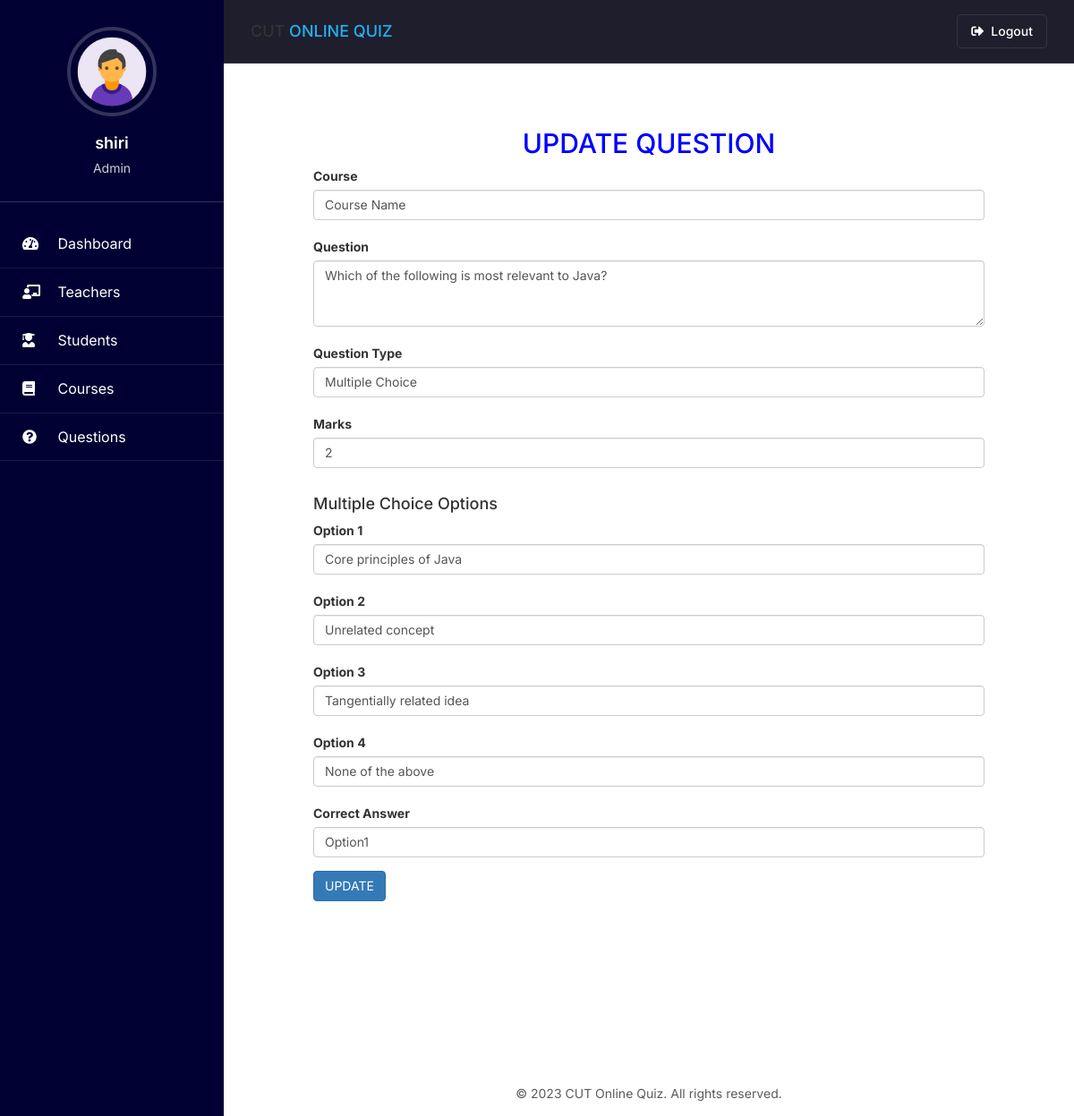
The page /update-question/1 (signed in) on the database its author committed.
### quiz/models.py (models this page shows, shortened)
class Question(models.Model):
    QUESTION_TYPE_CHOICES = (
        ('multiple_choice', 'Multiple Choice'),
        ('checkbox', 'Checkbox (Multiple Answers)'),
        ('short_answer', 'Short Answer'),
    )
    course = models.ForeignKey(Course, on_delete=models.CASCADE)
    marks = models.PositiveIntegerField()
    question = models.CharField(max_length=600)
    question_type = models.CharField(max_length=20, choices=QUESTION_TYPE_CHOICES, default='multiple_choice')
    option1 = models.CharField(max_length=200, blank=True, null=True)
    option2 = models.CharField(max_length=200, blank=True, null=True)
    option3 = models.CharField(max_length=200, blank=True, null=True)
    option4 = models.CharField(max_length=200, blank=True, null=True)
    cat = (('Option1','Option1'),('Option2','Option2'),('Option3','Option3'),('Option4','Option4'))
    answer = models.CharField(max_length=200, choices=cat, blank=True, null=True)
    multiple_answers = models.JSONField(blank=True, null=True, help_text="JSON array of correct answers for checkbox questions")
    short_answer_pattern = models.CharField(max_length=500, blank=True, null=True, help_text="Pattern or keywords for matching short answers")
    is_ai_generated = models.BooleanField(default=False)
    ai_generation_prompt = models.TextField(blank=True, null=True)

### quiz/views.py (the view, shortened to what this page needs)
# urls.py: path('update-question/<int:pk>', views.update_question_view, name='update-question'),
@login_required(login_url='adminlogin')
def update_question_view(request, pk):
    question = models.Question.objects.get(id=pk)
    questionForm = forms.QuestionForm(instance=question)
    return render(request, 'quiz/update_question.html', {'questionForm': questionForm, 'question': question})

### quiz/forms.py (shortened to what this page needs)
class QuestionForm(forms.ModelForm):
    courseID = forms.ModelChoiceField(queryset=models.Course.objects.all(), empty_label="Course Name", to_field_name="id")
    class Meta:
        model = models.Question
        fields = ['marks', 'question', 'question_type', 'option1', 'option2', 'option3', 'option4',
                  'answer', 'multiple_answers', 'short_answer_pattern']
        widgets = {
            'question': forms.Textarea(attrs={'rows': 3, 'cols': 50}),
            'short_answer_pattern': forms.Textarea(attrs={'rows': 2, 'cols': 50, 'placeholder': 'Enter keywords or patterns to match correct answers, separated by commas'}),
            'multiple_answers': forms.CheckboxSelectMultiple(choices=[
                ('Option1', 'Option 1'),
                ('Option2', 'Option 2'),
                ('Option3', 'Option 3'),
                ('Option4', 'Option 4'),
            ]),
            'question_type': forms.Select(attrs={'class': 'form-select', 'id': 'question-type-select'})
        }

### quiz/models.py (called while the page is built)
   def __str__(self):
        return self.course_name

### student/context_processors.py (called while the page is built)
def student_profile(request):
    context = {}
    if request.user.is_authenticated:
        try:
            if request.user.groups.filter(name='STUDENT').exists():
                student = Student.objects.get(user=request.user)
                context['student'] = student
        except Student.DoesNotExist:
            pass
    return context

### teacher/context_processors.py (called while the page is built)
def teacher_profile(request):
    context = {}
    if request.user.is_authenticated:
        try:
            if request.user.groups.filter(name='TEACHER').exists():
                teacher = Teacher.objects.get(user=request.user)
                context['teacher'] = teacher
        except Teacher.DoesNotExist:
            pass
    return context

### templates/quiz/update_question.html (shortened to what this page needs)
{% extends 'quiz/adminbase.html' %}
{% load widget_tweaks %}
{% block content %}
<head>
    <link rel="stylesheet" href="https://maxcdn.bootstrapcdn.com/bootstrap/3.4.1/css/bootstrap.min.css">
</head>
<h2 style="text-align:center; color:blue;">UPDATE QUESTION</h2>
<form method="POST" autocomplete="off" style="margin:100px;margin-top: 0px;">
    <div class="form-group">
        <label for="question">Course</label>
        {% render_field questionForm.courseID|attr:'required:true' class="form-control" %}
        <br>
        <label for="question">Question</label>
        {% render_field questionForm.question|attr:'required:true' class="form-control" %}
        <br>
        <label for="question_type">Question Type</label>
        {% render_field questionForm.question_type|attr:'required:true' class="form-control" id="question-type-selector" %}
        <br>
        <label for="question_number">Marks</label>
        {% render_field questionForm.marks|attr:'required:true' class="form-control" %}
        <br>
        <div id="multiple-choice-section" class="question-section">
            <h4>Multiple Choice Options</h4>
            <label for="option1">Option 1</label>
            {% render_field questionForm.option1 class="form-control" %}
            <br>
            <label for="option2">Option 2</label>
            {% render_field questionForm.option2 class="form-control" %}
            <br>
            <label for="option3">Option 3</label>
            {% render_field questionForm.option3 class="form-control" %}
            <br>
            <label for="option4">Option 4</label>
            {% render_field questionForm.option4 class="form-control" %}
            <br>
            <label for="answer">Correct Answer</label>
            {% render_field questionForm.answer class="form-control" %}
        </div>
    </div>
    <button type="submit" class="btn btn-primary">UPDATE</button>
</form>
<br><br><br>
{% endblock content %}

### templates/quiz/adminbase.html (shortened to what this page needs)
<!DOCTYPE html>
{% load static %}
<html lang="en" dir="ltr">
<head>
  <link rel="stylesheet" href="https://cdn.jsdelivr.net/npm/bootstrap@5.3.0/dist/css/bootstrap.min.css">
  <link rel="stylesheet" href="https://cdnjs.cloudflare.com/ajax/libs/font-awesome/5.15.4/css/all.min.css">
</head>
<body>
  <div class="sidebar">
    <div class="sidebar-profile">
      <img src="{% static 'image/admin.png' %}" class="profile_image" alt="Admin Profile">
      <h4>{{request.user.username}}</h4>
      <h6>Admin</h6>
    </div>
    <a href="/admin-dashboard" class="{% if request.path == '/admin-dashboard' %}active{% endif %}">
      <i class="fas fa-tachometer-alt"></i>
      <span>Dashboard</span>
    </a>
    <a href="/admin-teacher" class="{% if request.path == '/admin-teacher' %}active{% endif %}">
      <i class="fas fa-chalkboard-teacher"></i>
      <span>Teachers</span>
    </a>
    <a href="/admin-student" class="{% if request.path == '/admin-student' %}active{% endif %}">
      <i class="fas fa-user-graduate"></i>
      <span>Students</span>
    </a>
    <a href="/admin-course" class="{% if request.path == '/admin-course' %}active{% endif %}">
      <i class="fas fa-book"></i>
      <span>Courses</span>
    </a>
    <a href="/admin-question" class="{% if request.path == '/admin-question' %}active{% endif %}">
      <i class="fas fa-question-circle"></i>
      <span>Questions</span>
    </a>
    </div>
    <form action="{% url 'logout' %}" method="POST" style="display: block;">
      <button type="submit" class="sidebar-logout-btn">
        <span>Logout</span>
      </button>
    </form>
  <div class="content">
    <div class="header">
      <div class="header-left">
        <h4>CUT <span style="color: var(--primary-color);">ONLINE QUIZ</span></h4>
      </div>
      <div class="header-right">
        <form action="{% url 'logout' %}" method="POST" style="display:inline;">
          <button type="submit" class="logout-btn">
            <i class="fas fa-sign-out-alt"></i> Logout
          </button>
        </form>
      </div>
    </div>
    {% block content %}
    {% endblock content %}
    <footer class="py-4 mt-5">
      <div class="container-fluid">
        <div class="text-center">
          <p class="mb-0 text-muted">© 2023 CUT Online Quiz. All rights reserved.</p>
        </div>
      </div>
    </footer>
  </div>
</body>
</html>

### templates/quiz/adminbase.html (style rules this page uses)
:root { --primary-color: #24b0ed; --sidebar-color: #2a9d8f; --dark-bg: #151521; --darker-bg: #1e1e2d; --text-primary: #ffffff; --text-secondary: rgba(255, 255, 255, 0.7); --text-muted: rgba(255, 255, 255, 0.5); --border-color: rgba(255, 255, 255, 0.1); }
* { margin: 0; padding: 0; list-style: none; text-decoration: none; box-sizing: border-box; font-family: 'Inter', sans-serif; }
body { background-color: var(--dark-bg); color: var(--text-primary); }
.sidebar { position: fixed; width: 250px; height: 100%; background: #000033; padding: 30px 0; overflow-y: auto; transition: all 0.3s ease; z-index: 100; }
.sidebar-profile { text-align: center; padding: 0 15px 20px; border-bottom: 1px solid rgba(255, 255, 255, 0.2); margin-bottom: 20px; }
.profile_image { width: 100px; height: 100px; border-radius: 50%; object-fit: cover; margin-bottom: 10px; border: 4px solid rgba(255, 255, 255, 0.2); }
.sidebar-profile h4 { color: white; margin-bottom: 5px; font-weight: 600; font-size: 18px; }
.sidebar-profile h6 { color: rgba(255, 255, 255, 0.8); font-size: 14px; font-weight: 400; }
.sidebar a { display: block; padding: 15px 25px; border-bottom: 1px solid rgba(255, 255, 255, 0.1); color: white; font-size: 16px; position: relative; text-decoration: none; transition: all 0.3s ease; }
.sidebar a i { margin-right: 15px; min-width: 20px; }
.sidebar-logout-btn { display: block; width: 100%; text-align: left; padding: 15px 25px; border: none; border-bottom: 1px solid rgba(255, 255, 255, 0.1); background: transparent; color: white; font-size: 16px; position: relative; transition: all 0.3s ease; cursor: pointer; }
.header { display: flex; justify-content: space-between; align-items: center; padding: 15px 30px; background-color: var(--darker-bg); border-bottom: 1px solid var(--border-color); position: fixed; top: 0; right: 0; width: calc(100% - 250px); z-index: 99; transition: all 0.3s ease; }
.header-left { display: flex; align-items: center; }
.header-right { display: flex; align-items: center; }
.logout-btn { background-color: transparent; color: var(--text-primary); border: 1px solid var(--border-color); padding: 8px 15px; border-radius: 5px; font-weight: 500; transition: all 0.3s ease; text-decoration: none; display: flex; align-items: center; }
.logout-btn i { margin-right: 8px; }
.content { width: calc(100% - 250px); margin-left: 250px; padding-top: 70px; min-height: 100vh; transition: all 0.3s ease; }

### templates/quiz/update_question.html (style rules this page uses)
.question-section { display: none; }
.section-active { display: block; }

### rows shown on the page
Question: question "Which of the following is most relevant to Java?", question_type "Multiple Choice", marks "2", option1 "Core principles of Java", option2 "Unrelated concept", option3 "Tangentially related idea", option4 "None of the above", answer "Option1"

### other values the page prints
{{ request.user.username }} "shiri"
